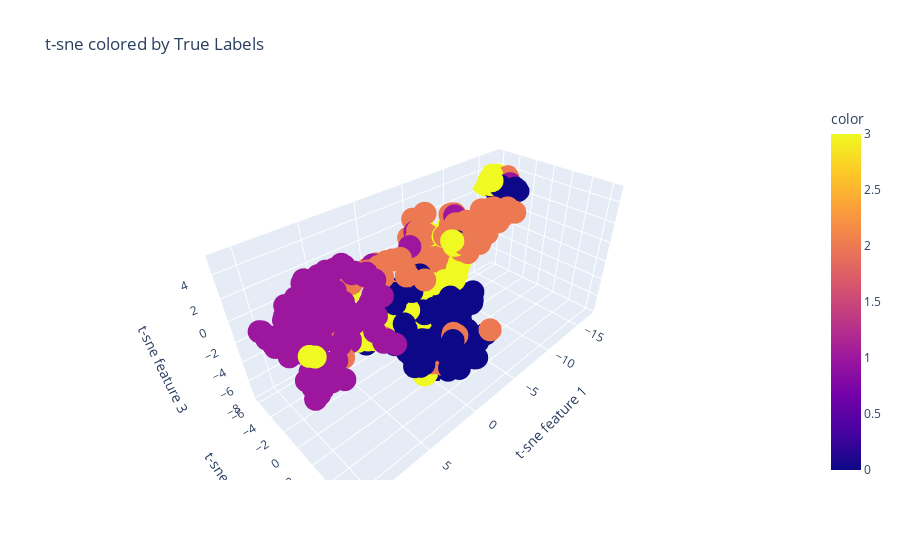
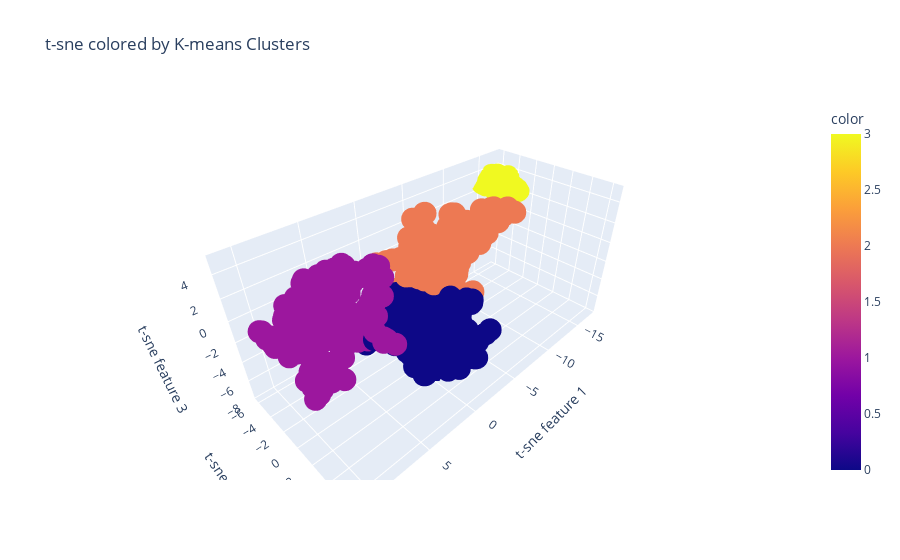

The notebook cell saved with these charts, in order:
### Code cell
import plotly.express as px

# Assuming 'data_tsne' is a 3D array (with 3 features after t-SNE)
# and 'labels', 'mapped_clusters' are the cluster labels
# Replace these with your actual variables

# Interactive plot for true labels
fig1 = px.scatter_3d(
    x=data_tsne3d[:, 0], y=data_tsne3d[:, 1], z=data_tsne3d[:, 2],
    color=labels,
    title='t-sne colored by True Labels',
    labels={'x': 't-sne feature 1', 'y': 't-sne feature 2', 'z': 't-sne feature 3'}
)
fig1.show()

# Interactive plot for K-means clusters
fig2 = px.scatter_3d(
    x=data_tsne3d[:, 0], y=data_tsne3d[:, 1], z=data_tsne3d[:, 2],
    color=mapped_clusters,
    title='t-sne colored by K-means Clusters',
    labels={'x': 't-sne feature 1', 'y': 't-sne feature 2', 'z': 't-sne feature 3'}
)
fig2.show()

### Figure 1 — Plotly figure (JSON) as saved in the notebook; plotly's stock layout.template omitted (floating-point values rounded to 4 significant figures; data arrays with more than 128 entries replaced by an {"elided": "..."} marker saying what was removed)
{"data": [{"hovertemplate": "t-sne feature 1=%{x}<br>t-sne feature 2=%{y}<br>t-sne feature 3=%{z}<br>color=%{marker.color}<extra></extra>", "legendgroup": "", "marker": {"color": {"elided": "497 int values"}, "coloraxis": "coloraxis", "symbol": "circle"}, "mode": "markers", "name": "", "scene": "scene", "showlegend": false, "type": "scatter3d", "x": {"elided": "497 float values"}, "y": {"elided": "497 float values"}, "z": {"elided": "497 float values"}}], "layout": {"coloraxis": {"colorbar": {"title": {"text": "color"}}, "colorscale": [[0, "#0d0887"], [0.1111, "#46039f"], [0.2222, "#7201a8"], [0.3333, "#9c179e"], [0.4444, "#bd3786"], [0.5556, "#d8576b"], [0.6667, "#ed7953"], [0.7778, "#fb9f3a"], [0.8889, "#fdca26"], [1, "#f0f921"]]}, "legend": {"tracegroupgap": 0}, "scene": {"domain": {"x": [0, 1], "y": [0, 1]}, "xaxis": {"title": {"text": "t-sne feature 1"}}, "yaxis": {"title": {"text": "t-sne feature 2"}}, "zaxis": {"title": {"text": "t-sne feature 3"}}}, "title": {"text": "t-sne colored by True Labels"}}}

### Figure 2 — Plotly figure (JSON) as saved in the notebook; plotly's stock layout.template omitted (floating-point values rounded to 4 significant figures; data arrays with more than 128 entries replaced by an {"elided": "..."} marker saying what was removed)
{"data": [{"hovertemplate": "t-sne feature 1=%{x}<br>t-sne feature 2=%{y}<br>t-sne feature 3=%{z}<br>color=%{marker.color}<extra></extra>", "legendgroup": "", "marker": {"color": {"elided": "497 int values"}, "coloraxis": "coloraxis", "symbol": "circle"}, "mode": "markers", "name": "", "scene": "scene", "showlegend": false, "type": "scatter3d", "x": {"elided": "497 float values"}, "y": {"elided": "497 float values"}, "z": {"elided": "497 float values"}}], "layout": {"coloraxis": {"colorbar": {"title": {"text": "color"}}, "colorscale": [[0, "#0d0887"], [0.1111, "#46039f"], [0.2222, "#7201a8"], [0.3333, "#9c179e"], [0.4444, "#bd3786"], [0.5556, "#d8576b"], [0.6667, "#ed7953"], [0.7778, "#fb9f3a"], [0.8889, "#fdca26"], [1, "#f0f921"]]}, "legend": {"tracegroupgap": 0}, "scene": {"domain": {"x": [0, 1], "y": [0, 1]}, "xaxis": {"title": {"text": "t-sne feature 1"}}, "yaxis": {"title": {"text": "t-sne feature 2"}}, "zaxis": {"title": {"text": "t-sne feature 3"}}}, "title": {"text": "t-sne colored by K-means Clusters"}}}
